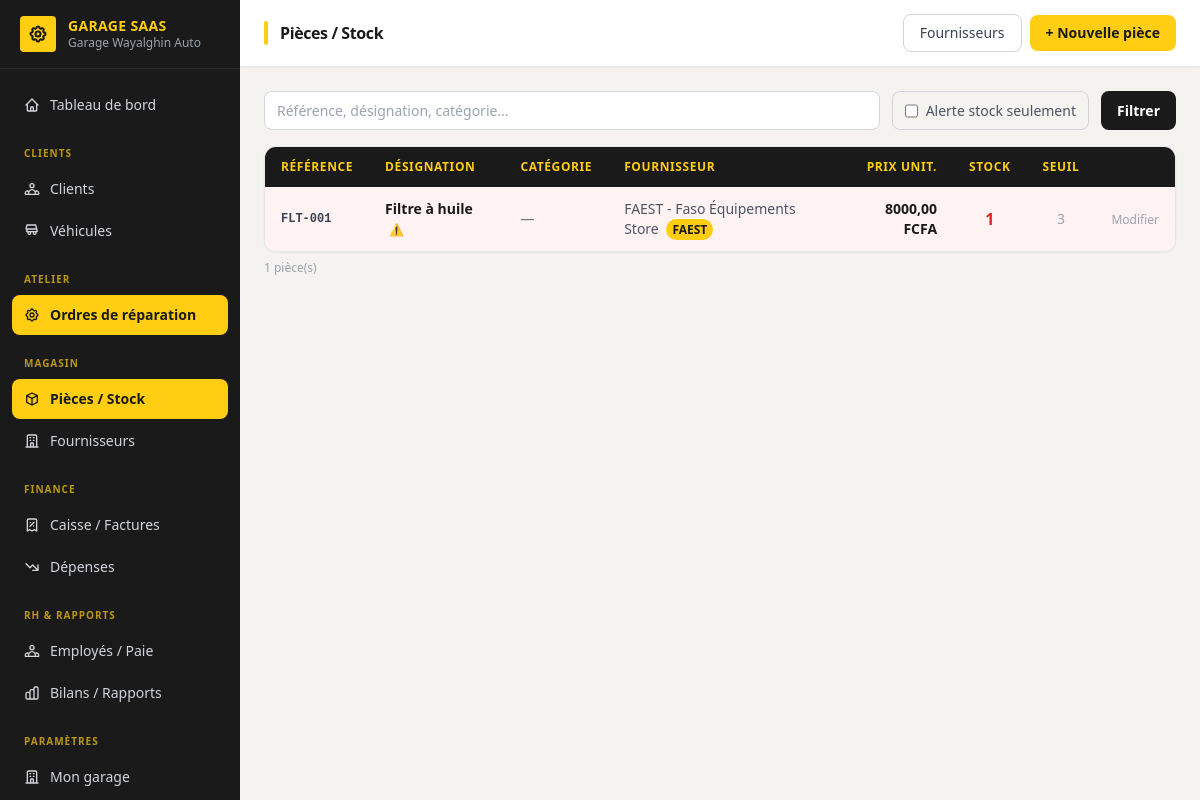
The page /stock/ (signed in) on the database its author committed.
### accounts/models.py (models this page shows, shortened)
class User(AbstractUser):
    ROLE_ADMIN = "admin"
    ROLE_RECEPTION = "reception"
    ROLE_MECHANIC = "mechanic"
    ROLE_CASHIER = "cashier"
    ROLE_STOREKEEPER = "storekeeper"
    ROLE_CHOICES = [
        (ROLE_ADMIN, "Administrateur garage"),
        (ROLE_RECEPTION, "Réceptionniste"),
        (ROLE_MECHANIC, "Mécanicien"),
        (ROLE_CASHIER, "Caissier"),
        (ROLE_STOREKEEPER, "Magasinier"),
    ]
    garage = models.ForeignKey(
        "tenants.Garage",
        on_delete=models.CASCADE,
        related_name="users",
        null=True,
        blank=True,
        help_text="Vide pour le staff plateforme (superuser).",
    )
    role = models.CharField(max_length=20, choices=ROLE_CHOICES, blank=True)
    phone = models.CharField(max_length=30, blank=True)
    @property
    def is_garage_admin(self):
        return self.role == self.ROLE_ADMIN

### tenants/models.py (models this page shows, shortened)
class Garage(TimeStampedModel):
    PLAN_CHOICES = [
        ("starter", "Starter"),
        ("pro", "Pro"),
        ("business", "Business"),
    ]
    name = models.CharField("Nom du garage", max_length=150)
    slug = models.SlugField(max_length=160, unique=True, blank=True)
    city = models.CharField("Ville", max_length=100, blank=True)
    phone = models.CharField("Téléphone", max_length=30, blank=True)
    whatsapp_number = models.CharField("Numéro WhatsApp", max_length=30, blank=True)
    email = models.EmailField(blank=True)
    address = models.CharField(max_length=255, blank=True)
    plan = models.CharField(max_length=20, choices=PLAN_CHOICES, default="starter")
    is_active = models.BooleanField(default=True)
    trial_ends_at = models.DateField(null=True, blank=True)
    logo = models.ImageField(
        "Logo",
        upload_to="garages/logos/",
        null=True,
        blank=True,
        help_text="Logo affiché dans l'interface du garage.",
    )
    faest_supplier_enabled = models.BooleanField(
        "Approvisionnement FAEST activé",
        default=False,
        help_text="Permet à ce garage de commander des pièces directement via FAEST depuis la plateforme.",
    )
    class Meta:
        verbose_name = "Garage"
        verbose_name_plural = "Garages"
        ordering = ["name"]

### inventory/models.py (models this page shows, shortened)
class Part(TenantModel):
    reference = models.CharField("Référence pièce", max_length=80)
    name = models.CharField("Désignation", max_length=150)
    category = models.CharField(max_length=80, blank=True)
    supplier = models.ForeignKey(
        Supplier, on_delete=models.SET_NULL, null=True, blank=True, related_name="parts"
    )
    unit_price = models.DecimalField("Prix unitaire (FCFA)", max_digits=12, decimal_places=2, default=0)
    quantity_in_stock = models.PositiveIntegerField(default=0)
    alert_threshold = models.PositiveIntegerField(
        "Seuil d'alerte", default=2, help_text="Alerte de réapprovisionnement sous ce seuil."
    )
    class Meta:
        ordering = ["name"]
        constraints = [
            models.UniqueConstraint(
                fields=["garage", "reference"],
                name="unique_part_reference_per_garage",
            )
        ]
    @property
    def needs_reorder(self):
        return self.quantity_in_stock <= self.alert_threshold

class Supplier(TenantModel):
    name = models.CharField(max_length=150)
    is_faest = models.BooleanField(
        "Fournisseur FAEST",
        default=False,
        help_text="Cocher uniquement pour le fournisseur officiel FASO ÉQUIPEMENTS STORE.",
    )
    phone = models.CharField(max_length=30, blank=True)
    email = models.EmailField(blank=True)
    notes = models.TextField(blank=True)
    class Meta:
        ordering = ["name"]

### inventory/views.py (the view)
# urls.py: path('', views.PartListView.as_view(), name='part_list'),
class PartListView(GarageRequiredMixin, ListView):
    model = Part
    template_name = 'inventory/part_list.html'
    context_object_name = 'parts'
    def get_queryset(self):
        qs = super().get_queryset().select_related('supplier')
        q = self.request.GET.get('q', '').strip()
        alert = self.request.GET.get('alert', '')
        if q:
            qs = qs.filter(name__icontains=q) | qs.filter(reference__icontains=q) | qs.filter(category__icontains=q)
        if alert:
            qs = [p for p in qs if p.needs_reorder]
        return qs
    def get_context_data(self, **kwargs):
        ctx = super().get_context_data(**kwargs)
        ctx['q'] = self.request.GET.get('q', '')
        ctx['alert_filter'] = self.request.GET.get('alert', '')
        return ctx

### inventory/templates/inventory/part_list.html (shortened to what this page needs)
{% extends "dashboard/base.html" %}
{% block page_title %}Pièces / Stock{% endblock %}
{% block header_actions %}
  <a href="{% url 'supplier_list' %}" class="border border-gray-300 text-gray-700 text-sm px-4 py-2 rounded-lg hover:bg-gray-50 transition-colors font-medium">
    Fournisseurs
  </a>
  <a href="{% url 'part_create' %}" class="bg-[#FFCD11] text-[#1A1A1A] text-sm px-4 py-2 rounded-lg hover:bg-[#E6B800] transition-colors font-bold">
    + Nouvelle pièce
  </a>
{% endblock %}
{% block content %}
<form method="get" class="mb-4 flex gap-3">
  <input type="text" name="q" value="{{ q }}" placeholder="Référence, désignation, catégorie…"
         class="flex-1 border border-gray-300 rounded-lg px-4 py-2 text-sm">
  <label class="flex items-center gap-2 text-sm text-gray-600 border border-gray-300 rounded-lg px-3 py-2 cursor-pointer hover:bg-gray-50 select-none">
    <input type="checkbox" name="alert" value="1" {% if alert_filter %}checked{% endif %} class="h-4 w-4 accent-[#FFCD11]">
    Alerte stock seulement
  </label>
  <button type="submit" class="bg-[#1A1A1A] text-white px-4 py-2 rounded-lg text-sm hover:bg-[#2A2A2A] transition-colors font-semibold">
    Filtrer
  </button>
</form>
<div class="bg-white rounded-xl shadow-sm border border-gray-200 overflow-hidden">
  <table class="w-full text-sm">
    <thead>
      <tr class="bg-[#1A1A1A] text-xs text-[#FFCD11] uppercase tracking-wider">
        <th class="px-4 py-3 text-left">Référence</th>
        <th class="px-4 py-3 text-left">Désignation</th>
        <th class="px-4 py-3 text-left">Catégorie</th>
        <th class="px-4 py-3 text-left">Fournisseur</th>
        <th class="px-4 py-3 text-right">Prix unit.</th>
        <th class="px-4 py-3 text-center">Stock</th>
        <th class="px-4 py-3 text-center">Seuil</th>
        <th class="px-4 py-3"></th>
      </tr>
    </thead>
    <tbody class="divide-y divide-gray-50">
      {% for part in parts %}
      <tr class="hover:bg-[#FFFBE0] transition-colors {% if part.needs_reorder %}bg-red-50{% endif %}">
        <td class="px-4 py-3 font-mono text-xs font-bold text-gray-700">{{ part.reference }}</td>
        <td class="px-4 py-3 font-semibold text-[#1A1A1A]">
          {{ part.name }}
          {% if part.needs_reorder %}
          <span class="ml-1 text-xs text-red-600 font-bold">⚠</span>
          {% endif %}
        </td>
        <td class="px-4 py-3 text-gray-500">{{ part.category|default:"—" }}</td>
        <td class="px-4 py-3">
          {% if part.supplier %}
            <span class="text-gray-600">{{ part.supplier.name }}</span>
            {% if part.supplier.is_faest %}
            <span class="ml-1 bg-[#FFCD11] text-[#1A1A1A] text-xs px-1.5 py-0.5 rounded-full font-bold">FAEST</span>
            {% endif %}
          {% else %}—{% endif %}
        </td>
        <td class="px-4 py-3 text-right font-bold text-[#1A1A1A]">{{ part.unit_price }} FCFA</td>
        <td class="px-4 py-3 text-center">
          <span class="font-black text-base {% if part.needs_reorder %}text-red-600{% else %}text-[#1A1A1A]{% endif %}">
            {{ part.quantity_in_stock }}
          </span>
        </td>
        <td class="px-4 py-3 text-center text-gray-400">{{ part.alert_threshold }}</td>
        <td class="px-4 py-3 text-right">
          <a href="{% url 'part_update' part.pk %}" class="text-gray-400 hover:text-[#7A5C00] text-xs font-medium">Modifier</a>
        </td>
      </tr>
      {% empty %}
      <tr>
        <td colspan="8" class="px-4 py-8 text-center text-gray-400">Aucune pièce trouvée.</td>
      </tr>
      {% endfor %}
    </tbody>
  </table>
</div>
<p class="mt-2 text-xs text-gray-400">{{ parts|length }} pièce(s)</p>
{% endblock %}

### dashboard/templates/dashboard/base.html (shortened to what this page needs)
<!DOCTYPE html>
<html lang="fr">
<head>
  <script src="https://cdn.tailwindcss.com"></script>
</head>
<body class="bg-[#F4F3EF] text-gray-900 min-h-screen flex">
  <aside class="w-60 bg-[#1A1A1A] text-white flex-shrink-0 flex flex-col fixed h-full z-10 overflow-y-auto">
    <div class="px-5 py-4 border-b border-[#2E2E2E] flex items-center gap-3 flex-shrink-0">
      {% if user.garage and user.garage.logo %}
        <img src="{{ user.garage.logo.url }}" alt="Logo"
             class="h-9 w-9 object-contain rounded bg-white p-0.5 flex-shrink-0">
      {% else %}
        <div class="h-9 w-9 rounded bg-[#FFCD11] flex items-center justify-center flex-shrink-0">
        </div>
      {% endif %}
      <div class="min-w-0">
        <div class="font-bold text-sm leading-tight text-[#FFCD11] tracking-wide">GARAGE SAAS</div>
        {% if user.garage %}
        <div class="text-gray-400 text-xs truncate">{{ user.garage.name }}</div>
        {% else %}
        <div class="text-gray-500 text-xs">Plateforme</div>
        {% endif %}
      </div>
    </div>
    <nav class="flex-1 px-3 py-4 space-y-0.5 text-sm">
      {% with n=request.resolver_match.url_name %}
      <a href="{% url 'dashboard_home' %}"
         class="flex items-center gap-2.5 px-3 py-2.5 rounded-lg transition-colors font-medium
                {% if n == 'dashboard_home' %}bg-[#FFCD11] text-[#1A1A1A]{% else %}text-gray-300 hover:bg-[#2A2A2A] hover:text-white{% endif %}">
        Tableau de bord
      </a>
      <div class="pt-4 pb-1 px-3 text-[10px] text-[#FFCD11] uppercase tracking-widest font-bold opacity-70">Clients</div>
      <a href="{% url 'client_list' %}"
         class="flex items-center gap-2.5 px-3 py-2.5 rounded-lg transition-colors
                {% if 'client' in n and 'vehicle' not in n %}bg-[#FFCD11] text-[#1A1A1A] font-semibold{% else %}text-gray-300 hover:bg-[#2A2A2A] hover:text-white{% endif %}">
        Clients
      </a>
      <a href="{% url 'vehicle_list' %}"
         class="flex items-center gap-2.5 px-3 py-2.5 rounded-lg transition-colors
                {% if 'vehicle' in n %}bg-[#FFCD11] text-[#1A1A1A] font-semibold{% else %}text-gray-300 hover:bg-[#2A2A2A] hover:text-white{% endif %}">
        <svg xmlns="http://www.w3.org/2000/svg" class="h-4 w-4 flex-shrink-0" fill="none" viewBox="0 0 24 24" stroke="currentColor" stroke-width="2">
          <path stroke-linecap="round" stroke-linejoin="round" d="M8 17a2 2 0 100-4 2 2 0 000 4zm8 0a2 2 0 100-4 2 2 0 000 4zM3 9l1.5-6h13L19 9m0 0H5m14 0l1 4H4l1-4" />
        </svg>
        Véhicules
      </a>
      <div class="pt-4 pb-1 px-3 text-[10px] text-[#FFCD11] uppercase tracking-widest font-bold opacity-70">Atelier</div>
      <a href="{% url 'order_list' %}"
         class="flex items-center gap-2.5 px-3 py-2.5 rounded-lg transition-colors
                {% if 'order' in n or 'task' in n or 'part_' in n %}bg-[#FFCD11] text-[#1A1A1A] font-semibold{% else %}text-gray-300 hover:bg-[#2A2A2A] hover:text-white{% endif %}">
        Ordres de réparation
      </a>
      <div class="pt-4 pb-1 px-3 text-[10px] text-[#FFCD11] uppercase tracking-widest font-bold opacity-70">Magasin</div>
      <a href="{% url 'part_list' %}"
         class="flex items-center gap-2.5 px-3 py-2.5 rounded-lg transition-colors
                {% if 'part' in n and 'order' not in n %}bg-[#FFCD11] text-[#1A1A1A] font-semibold{% else %}text-gray-300 hover:bg-[#2A2A2A] hover:text-white{% endif %}">
        <svg xmlns="http://www.w3.org/2000/svg" class="h-4 w-4 flex-shrink-0" fill="none" viewBox="0 0 24 24" stroke="currentColor" stroke-width="2">
          <path stroke-linecap="round" stroke-linejoin="round" d="M20 7l-8-4-8 4m16 0l-8 4m8-4v10l-8 4m0-10L4 7m8 4v10M4 7v10l8 4" />
        </svg>
        Pièces / Stock
      </a>
      <a href="{% url 'supplier_list' %}"
         class="flex items-center gap-2.5 px-3 py-2.5 rounded-lg transition-colors
                {% if 'supplier' in n %}bg-[#FFCD11] text-[#1A1A1A] font-semibold{% else %}text-gray-300 hover:bg-[#2A2A2A] hover:text-white{% endif %}">
        Fournisseurs
      </a>
      <div class="pt-4 pb-1 px-3 text-[10px] text-[#FFCD11] uppercase tracking-widest font-bold opacity-70">Finance</div>
      <a href="{% url 'invoice_list' %}"
         class="flex items-center gap-2.5 px-3 py-2.5 rounded-lg transition-colors
                {% if 'invoice' in n or 'payment' in n %}bg-[#FFCD11] text-[#1A1A1A] font-semibold{% else %}text-gray-300 hover:bg-[#2A2A2A] hover:text-white{% endif %}">
        <svg xmlns="http://www.w3.org/2000/svg" class="h-4 w-4 flex-shrink-0" fill="none" viewBox="0 0 24 24" stroke="currentColor" stroke-width="2">
          <path stroke-linecap="round" stroke-linejoin="round" d="M9 14l6-6m-5.5.5h.01m4.99 5h.01M19 21V5a2 2 0 00-2-2H7a2 2 0 00-2 2v16l3.5-2 3.5 2 3.5-2 3.5 2z" />
        </svg>
        Caisse / Factures
      </a>
      <a href="{% url 'expense_list' %}"
         class="flex items-center gap-2.5 px-3 py-2.5 rounded-lg transition-colors
                {% if 'expense' in n %}bg-[#FFCD11] text-[#1A1A1A] font-semibold{% else %}text-gray-300 hover:bg-[#2A2A2A] hover:text-white{% endif %}">
        <svg xmlns="http://www.w3.org/2000/svg" class="h-4 w-4 flex-shrink-0" fill="none" viewBox="0 0 24 24" stroke="currentColor" stroke-width="2">
          <path stroke-linecap="round" stroke-linejoin="round" d="M13 17h8m0 0V9m0 8l-8-8-4 4-6-6" />
        </svg>
        Dépenses
      </a>
      <div class="pt-4 pb-1 px-3 text-[10px] text-[#FFCD11] uppercase tracking-widest font-bold opacity-70">RH &amp; Rapports</div>
      <a href="{% url 'employee_list' %}"
         class="flex items-center gap-2.5 px-3 py-2.5 rounded-lg transition-colors
                {% if 'employee' in n or 'payroll' in n or 'payslip' in n %}bg-[#FFCD11] text-[#1A1A1A] font-semibold{% else %}text-gray-300 hover:bg-[#2A2A2A] hover:text-white{% endif %}">
        Employés / Paie
      </a>
      <a href="{% url 'bilan' %}"
         class="flex items-center gap-2.5 px-3 py-2.5 rounded-lg transition-colors
                {% if n == 'bilan' %}bg-[#FFCD11] text-[#1A1A1A] font-semibold{% else %}text-gray-300 hover:bg-[#2A2A2A] hover:text-white{% endif %}">
        Bilans / Rapports
      </a>
      {% if user.is_garage_admin or user.is_superuser %}
      <div class="pt-4 pb-1 px-3 text-[10px] text-[#FFCD11] uppercase tracking-widest font-bold opacity-70">Paramètres</div>
      {% if user.is_garage_admin %}
      <a href="{% url 'garage_settings' %}"
         class="flex items-center gap-2.5 px-3 py-2.5 rounded-lg transition-colors
                {% if n == 'garage_settings' %}bg-[#FFCD11] text-[#1A1A1A] font-semibold{% else %}text-gray-300 hover:bg-[#2A2A2A] hover:text-white{% endif %}">
        Mon garage
      </a>
      {% endif %}
      {% endif %}
      {% endwith %}
    </nav>
  </aside>
  <div class="ml-60 flex-1 flex flex-col min-h-screen">
    <header class="bg-white border-b border-gray-200 px-6 py-3.5 flex items-center justify-between sticky top-0 z-10 shadow-sm">
      <div class="flex items-center gap-3">
        <div class="w-1 h-6 bg-[#FFCD11] rounded-full"></div>
        <h1 class="text-base font-bold text-[#1A1A1A] tracking-tight">{% block page_title %}{% endblock %}</h1>
      </div>
      <div class="flex items-center gap-2">{% block header_actions %}{% endblock %}</div>
    </header>
    <main class="flex-1 p-6">
      {% block content %}{% endblock %}
    </main>
  </div>
</body>
</html>

### rows shown on the page
User: garage.name "Garage Wayalghin Auto"
Part: reference "FLT-001", name "Filtre à huile", category "—", supplier.name "FAEST - Faso Équipements Store", unit_price "8000,00", quantity_in_stock "1", alert_threshold "3"

### other values the page prints
{{ parts|length }} "1"
